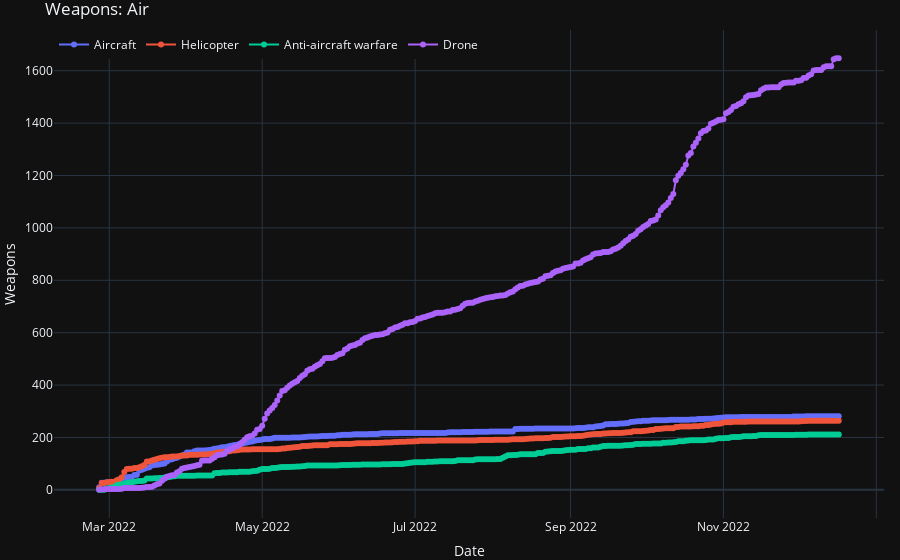

The notebook cell this image was saved under:
### Markdown cell above
### Ekipman Kaybı

### Code cell
#Zamana bağlı olarak ekipman kaybı


x =  df1['date']
y0 = df1['aircraft']
y1 = df1['helicopter']
y2 = df1['anti-aircraft warfare']
y3 = df1['drone']

fig = go.Figure()
fig.add_trace(go.Scatter(x=x, y=y0,
                    mode='lines+markers',
                    name='Aircraft'))
fig.add_trace(go.Scatter(x=x, y=y1,
                    mode='lines+markers',
                    name='Helicopter'))
fig.add_trace(go.Scatter(x=x, y=y2,
                    mode='lines+markers',
                    name='Anti-aircraft warfare'))
fig.add_trace(go.Scatter(x=x, y=y3,
                    mode='lines+markers',
                    name='Drone'))
fig.update_layout(legend_orientation="h",
                  legend=dict(x=0, y=1, traceorder="normal"),
                  title="Weapons: Air",
                  xaxis_title="Date",
                  yaxis_title="Weapons ",
                  margin=dict(l=0, r=0, t=30, b=0))
fig.show()

### Figure 1 — Plotly figure (JSON) as saved in the notebook; plotly's stock layout.template omitted (floating-point values rounded to 4 significant figures; data arrays with more than 128 entries replaced by an {"elided": "..."} marker saying what was removed)
{"data": [{"mode": "lines+markers", "name": "Aircraft", "type": "scatter", "x": {"elided": "296 str values"}, "y": {"elided": "296 int values"}}, {"mode": "lines+markers", "name": "Helicopter", "type": "scatter", "x": {"elided": "296 str values"}, "y": {"elided": "296 int values"}}, {"mode": "lines+markers", "name": "Anti-aircraft warfare", "type": "scatter", "x": {"elided": "296 str values"}, "y": {"elided": "296 int values"}}, {"mode": "lines+markers", "name": "Drone", "type": "scatter", "x": {"elided": "296 str values"}, "y": {"elided": "296 int values"}}], "layout": {"legend": {"orientation": "h", "traceorder": "normal", "x": 0, "y": 1}, "margin": {"b": 0, "l": 0, "r": 0, "t": 30}, "title": {"text": "Weapons: Air"}, "xaxis": {"title": {"text": "Date"}}, "yaxis": {"title": {"text": "Weapons "}}}}
